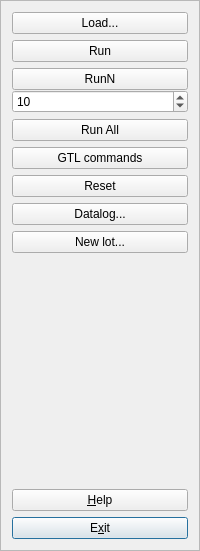
      <widget class="Q3Frame" name="frameButtons">
       <property name="sizePolicy">
        <sizepolicy hsizetype="Fixed" vsizetype="Preferred">
         <horstretch>0</horstretch>
         <verstretch>0</verstretch>
        </sizepolicy>
       </property>
       <property name="frameShape">
        <enum>QFrame::StyledPanel</enum>
       </property>
       <property name="frameShadow">
        <enum>QFrame::Sunken</enum>
       </property>
       <layout class="QVBoxLayout">
        <item>
         <widget class="QPushButton" name="buttonLoadDelete">
          <property name="text">
           <string>Load...</string>
          </property>
         </widget>
        </item>
        <item>
         <widget class="QPushButton" name="buttonRun">
          <property name="text">
           <string>Run</string>
          </property>
         </widget>
        </item>
        <item>
         <layout class="QVBoxLayout">
          <property name="spacing">
           <number>0</number>
          </property>
          <item>
           <widget class="QPushButton" name="buttonRunN">
            <property name="text">
             <string>RunN</string>
            </property>
           </widget>
          </item>
          <item>
           <widget class="QSpinBox" name="spinRunN">
            <property name="maximum">
             <number>9999</number>
            </property>
            <property name="value">
             <number>10</number>
            </property>
           </widget>
          </item>
         </layout>
        </item>
        <item>
         <widget class="QPushButton" name="buttonRunAll">
          <property name="text">
           <string>Run All</string>
          </property>
         </widget>
        </item>
        <item>
         <widget class="QPushButton" name="buttonGtlCommads">
          <property name="text">
           <string>GTL commands</string>
          </property>
         </widget>
        </item>
        <item>
         <widget class="QPushButton" name="buttonReset">
          <property name="text">
           <string>Reset</string>
          </property>
         </widget>
        </item>
        <item>
         <widget class="QPushButton" name="buttonDatalog">
          <property name="text">
           <string>Datalog...</string>
          </property>
         </widget>
        </item>
        <item>
         <widget class="QPushButton" name="buttonNewlot">
          <property name="text">
           <string>New lot...</string>
          </property>
         </widget>
        </item>
        <item>
         <spacer name="spacer8">
          <property name="orientation">
           <enum>Qt::Vertical</enum>
          </property>
          <property name="sizeType">
           <enum>QSizePolicy::Expanding</enum>
          </property>
          <property name="sizeHint" stdset="0">
           <size>
            <width>20</width>
            <height>230</height>
           </size>
          </property>
         </spacer>
        </item>
        <item>
         <widget class="QPushButton" name="buttonHelp">
          <property name="sizePolicy">
           <sizepolicy hsizetype="Minimum" vsizetype="Minimum">
            <horstretch>0</horstretch>
            <verstretch>0</verstretch>
           </sizepolicy>
          </property>
          <property name="toolTip">
           <string>Display Help page</string>
          </property>
          <property name="text">
           <string>&amp;Help</string>
          </property>
          <property name="shortcut">
           <string>F1</string>
          </property>
          <property name="autoDefault">
           <bool>true</bool>
          </property>
         </widget>
        </item>
        <item>
         <widget class="QPushButton" name="buttonExit">
          <property name="sizePolicy">
           <sizepolicy hsizetype="Minimum" vsizetype="Minimum">
            <horstretch>0</horstretch>
            <verstretch>0</verstretch>
           </sizepolicy>
          </property>
          <property name="toolTip">
           <string>Close application</string>
          </property>
          <property name="text">
           <string>E&amp;xit</string>
          </property>
          <property name="shortcut">
           <string>Alt+X</string>
          </property>
          <property name="autoDefault">
           <bool>true</bool>
          </property>
          <property name="default">
           <bool>true</bool>
          </property>
         </widget>
        </item>
       </layout>
      </widget>
